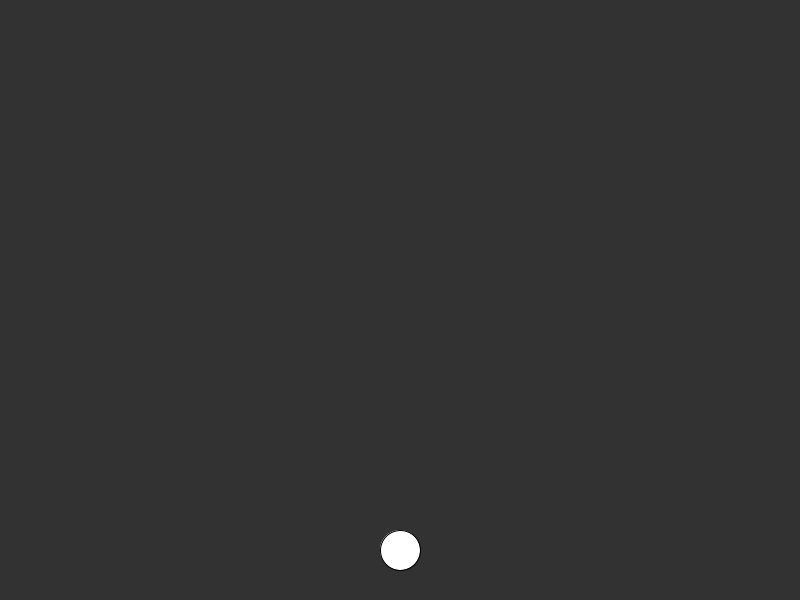
Frame 1 (no input)
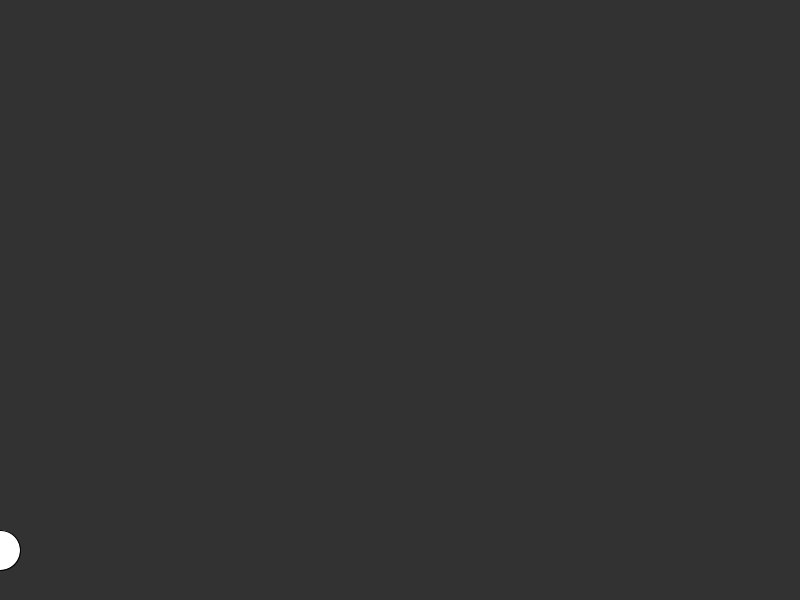
Frame 60 (the mouse pressed at the canvas centre just before this capture)
Frame 120 (the mouse held since frame 60 and released just before this capture): identical to frame 1, image omitted

The Processing sketch that drew these frames (run headless with seeded random() and noise(); from frame 60 on, the mouse is pressed at the canvas centre):

// Processing sketch: spaceInvadersArrayList
// ── spaceInvadersArrayList.pde
ArrayList<PVector> bpos = new ArrayList<PVector>();
PVector shippos = new PVector(400, 550);
void setup(){
  //fullScreen();
  size(800, 600);
  
  
}

void draw(){
  background(50); 
  println(bpos.size());
  circle(shippos.x, shippos.y, 40);
  shippos.x = mouseX;
  
  for(int i = 0; i < bpos.size(); i++){
    //circle(bpos.get(i).x, bpos.get(i).y, 10);
    //bpos.get(i).y -= 5;
    PVector temp = bpos.get(i);
    circle(temp.x, temp.y, 10);
    temp.y -= 5;
  }
}

void keyPressed(){
  if(key == ' '){
    bpos.add(new PVector(shippos.x, shippos.y));
  }
}
